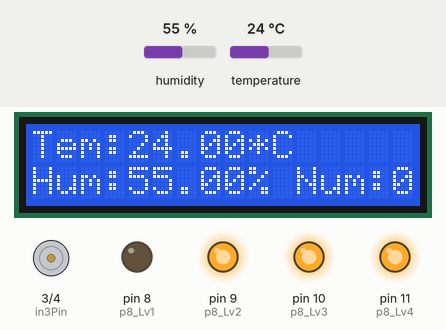
This sketch was run on a simulated Arduino Uno, built with avr-gcc and run on an emulated ATmega328P. Shown: 16×2 character LCD, motor-driver pin pairs drawn as motors (green arrow = first pin HIGH = forward, orange = second pin HIGH = backward, longer = more drive), output pins drawn as LEDs (lit = HIGH). The test bench sets the inputs (shaded band); at power-on: temperature 24 °C, humidity 55 %. What the sketch prints to the serial monitor is not drawn.

Above: at 2.7 s.
2.8 s: temperature set to 29.7 °C
At 4.4 s:
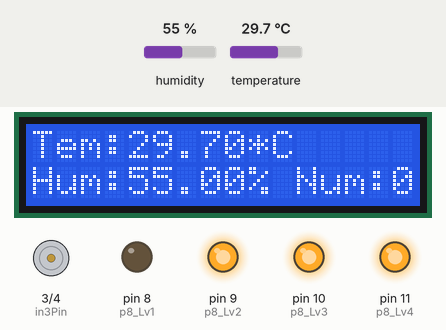
5.8 s: temperature set to 30.5 °C
At 6.5 s:
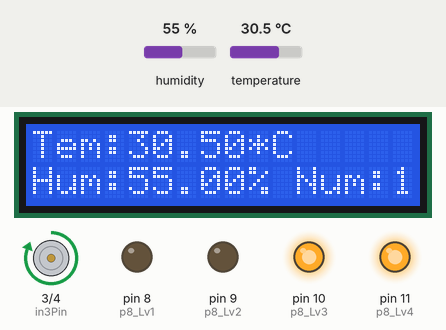
8.8 s: temperature set to 34.6 °C
At 10.8 s:
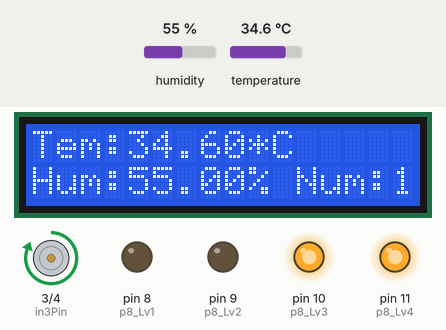
11.8 s: temperature set to 35.6 °C
At 13.0 s:
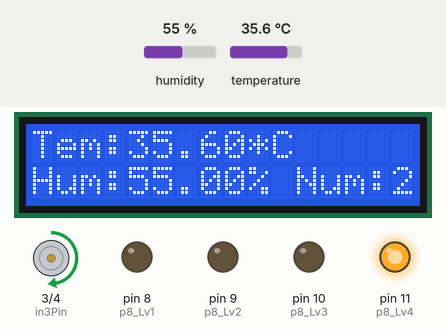
14.8 s: temperature set to 33 °C
At 17.3 s:
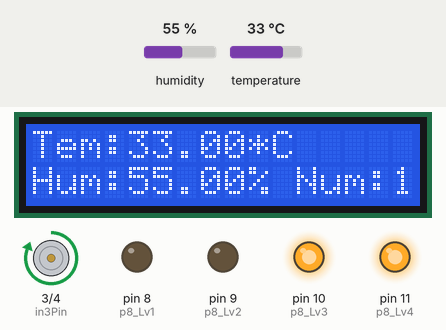
17.9 s: temperature set to 41 °C
At 19.5 s:
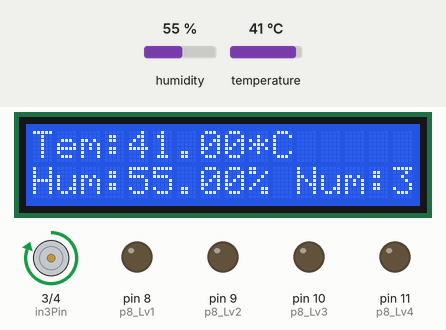
Timing chart, 0 to 21.0 s (numbered marks = the images above; inputs shaded):
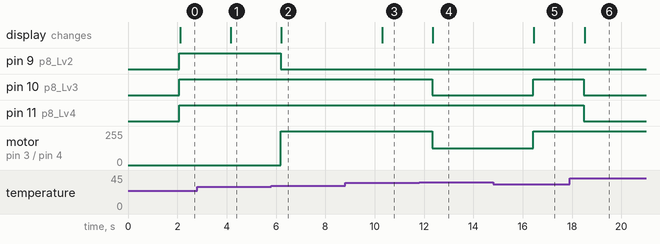

The sketch:

Arduino_DHT22_LCD_Fan.ino
```cpp
#include "DHT.h"
#include <Wire.h>
#include <LiquidCrystal_I2C.h>
int Number = 0;
const int in3Pin = 3;
const int in4Pin = 4;
int p8_Lv1 = 8;
int p8_Lv2 = 9;
int p8_Lv3 = 10;
int p8_Lv4 = 11;
LiquidCrystal_I2C lcd(0x27, 16, 2);
#define DHTPIN 2     // what digital pin we're connected to
#define DHTTYPE DHT22   // DHT 22  (AM2302), AM2321
DHT dht(DHTPIN, DHTTYPE);
void setup() {
  Serial.begin(9600);
  Serial.println("DHTxx test!");
  dht.begin();
  lcd.begin();
  lcd.backlight();
  pinMode(in3Pin, OUTPUT);
  pinMode(in4Pin, OUTPUT);
  analogWrite (in3Pin , 0);
  digitalWrite(in4Pin, LOW);
  pinMode(p8_Lv1, OUTPUT);
  pinMode(p8_Lv2, OUTPUT);
  pinMode(p8_Lv3, OUTPUT);
  pinMode(p8_Lv4, OUTPUT);
  digitalWrite(p8_Lv1, LOW);
  digitalWrite(p8_Lv2, LOW);
  digitalWrite(p8_Lv3, LOW);
  digitalWrite(p8_Lv4, LOW);
}
void loop() {
  delay(2000);
  float h = dht.readHumidity();
  // Read temperature as Celsius (the default)
  float t = dht.readTemperature();
  // Read temperature as Fahrenheit (isFahrenheit = true)
  float f = dht.readTemperature(true);
  // Check if any reads failed and exit early (to try again).
  if (isnan(h) || isnan(t) || isnan(f)) {
    Serial.println("Failed to read from DHT sensor!");
    return;
  }
  // Compute heat index in Fahrenheit (the default)
  float hif = dht.computeHeatIndex(f, h);
  // Compute heat index in Celsius (isFahreheit = false)
  float hic = dht.computeHeatIndex(t, h, false);
  Serial.print("Humidity: ");
  Serial.print(h);
  Serial.print(" %\t");
  Serial.print("Temperature: ");
  Serial.print(t);
  Serial.print(" *C ");
  Serial.print(f);
  Serial.print(" *F\t");
  Serial.print("Heat index: ");
  Serial.print(hic);
  Serial.print(" *C ");
  Serial.print(hif);
  Serial.println(" *F");
  if ( t < 30 ) {
    Number = 0;
    analogWrite (in3Pin , 0);
    digitalWrite(p8_Lv1, LOW);
    digitalWrite(p8_Lv2, HIGH);
    digitalWrite(p8_Lv3, HIGH);
    digitalWrite(p8_Lv4, HIGH);
  }
  if ( t > 30 && t <= 35 ) {
    Number = 1;
    analogWrite (in3Pin , 255);
    digitalWrite(p8_Lv1, LOW);
    digitalWrite(p8_Lv2, LOW);
    digitalWrite(p8_Lv3, HIGH);
    digitalWrite(p8_Lv4, HIGH);
  }
  if ( t > 35 && t <= 40 ) {
    Number = 2;
    analogWrite (in3Pin , 127);
    digitalWrite(p8_Lv1, LOW);
    digitalWrite(p8_Lv2, LOW);
    digitalWrite(p8_Lv3, LOW);
    digitalWrite(p8_Lv4, HIGH);
  }
  if ( t > 40  ) {
    Number = 3;
    analogWrite (in3Pin , 255);
    digitalWrite(p8_Lv1, LOW);
    digitalWrite(p8_Lv2, LOW);
    digitalWrite(p8_Lv3, LOW);
    digitalWrite(p8_Lv4, LOW);
  }
  lcd.setCursor(0, 0);
  lcd.print("Tem:");
  lcd.print(t);
  lcd.print("*C");
  lcd.setCursor(0, 1);
  lcd.print("Hum:");
  lcd.print(h);
  lcd.print("% ");
  lcd.print("Num:");
  lcd.print(Number);
}
```

Measured:
- the behaviour switches between 30 and 30.1 °C on temperature (found by bisection; images 1 and 2)
- the behaviour switches between 35 and 35.1 °C on temperature (found by bisection; images 3 and 4)
- after the input at 2.8 s, the display: changes after 1.4 s (image 1)
- after the input at 5.8 s, pin 9 (p8_Lv2): HIGH → LOW after 0.38 s; motor on pin 3 (in3Pin) / pin 4 (in4Pin): stopped → forward 255/255 after 0.38 s; the display: changes after 0.41 s (image 2)
- after the input at 8.8 s, the display: changes after 1.5 s (image 3)
- after the input at 11.8 s, pin 10 (p8_Lv3): HIGH → LOW after 0.53 s; motor on pin 3 (in3Pin) / pin 4 (in4Pin): forward 255/255 → forward 127/255 after 0.53 s; the display: changes after 0.56 s (image 4)
- after the input at 14.8 s, pin 10 (p8_Lv3): LOW → HIGH after 1.6 s; motor on pin 3 (in3Pin) / pin 4 (in4Pin): forward 127/255 → forward 255/255 after 1.6 s; the display: changes after 1.7 s (image 5)
- after the input at 17.9 s, pin 10 (p8_Lv3), pin 11 (p8_Lv4): HIGH → LOW after 0.58 s; the display: changes after 0.61 s (image 6)
